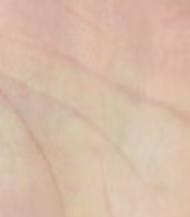
#> input picture aa.jpg, 190 x 217 px
$ python texture_extraction.py
#> lines starting #> are read from the running program, lines starting #| are printed output that depends on the picture; after the words box and inside, x2 and y2 are one past the last pixel; in counts of white or black regions, pixels touching at a corner belong together
import cv2
import numpy as np
import matplotlib.pyplot as plt

def extract_texture_improved(image, window_width=20, window_height=5, threshold_ratio=0.75):
    """
    改进的纹理提取算法

    改进点：
    1. 使用二维窗口（高度>1）减少噪声影响
    2. 使用局部对比度判断，而非单一像素
    3. 四方向扫描后进行形态学处理连接纹理

    Parameters:
    - image: 输入图像
    - window_width: 窗口宽度
    - window_height: 窗口高度
    - threshold_ratio: 阈值比例
    """
    if len(image.shape) == 3:
        gray = cv2.cvtColor(image, cv2.COLOR_BGR2GRAY)
    else:
        gray = image.copy()

    gray = gray.astype(np.float64)
    h, w = gray.shape

    def extract_horizontal(direction='left_to_right'):
        texture_map = np.zeros((h, w), dtype=np.float64)
        half_h = window_height // 2

        for row in range(half_h, h - half_h):
            if direction == 'left_to_right':
                col = 0
                while col < w - window_width:
                    window = gray[row - half_h:row + half_h + 1, col:col + window_width]
                    avg = np.mean(window)
                    next_col = col + window_width

                    if next_col < w:
                        center_val = gray[row, next_col]
                        if center_val < avg * threshold_ratio:
                            for dr in range(-half_h, half_h + 1):
                                if 0 <= row + dr < h and next_col < w:
                                    texture_map[row + dr, next_col] += 1
                            start = max(0, next_col - window_width // 2)
                            end = min(w, next_col + window_width // 2 + 1)
                            col = next_col + 1
                            continue
                    col += 1
            else:
                col = w - 1
                while col >= window_width:
                    window = gray[row - half_h:row + half_h + 1, col - window_width + 1:col + 1]
                    avg = np.mean(window)
                    prev_col = col - window_width

                    if prev_col >= 0:
                        center_val = gray[row, prev_col]
                        if center_val < avg * threshold_ratio:
                            for dr in range(-half_h, half_h + 1):
                                if 0 <= row + dr < h and prev_col >= 0:
                                    texture_map[row + dr, prev_col] += 1
                            col = prev_col - 1
                            continue
                    col -= 1

        return texture_map

    def extract_vertical(direction='top_to_bottom'):
        texture_map = np.zeros((h, w), dtype=np.float64)
        half_w = window_width // 2

        for col in range(half_w, w - half_w):
            if direction == 'top_to_bottom':
                row = 0
                while row < h - window_width:
                    window = gray[row:row + window_width, col - half_w:col + half_w + 1]
                    avg = np.mean(window)
                    next_row = row + window_width

                    if next_row < h:
                        center_val = gray[next_row, col]
                        if center_val < avg * threshold_ratio:
                            for dc in range(-half_w, half_w + 1):
                                if 0 <= col + dc < w and next_row < h:
                                    texture_map[next_row, col + dc] += 1
                            row = next_row + 1
                            continue
                    row += 1
            else:
                row = h - 1
                while row >= window_width:
                    window = gray[row - window_width + 1:row + 1, col - half_w:col + half_w + 1]
                    avg = np.mean(window)
                    prev_row = row - window_width

                    if prev_row >= 0:
                        center_val = gray[prev_row, col]
                        if center_val < avg * threshold_ratio:
                            for dc in range(-half_w, half_w + 1):
                                if 0 <= col + dc < w and prev_row >= 0:
                                    texture_map[prev_row, col + dc] += 1
                            row = prev_row - 1
                            continue
                    row -= 1

        return texture_map

    print("正在进行四方向纹理提取...")

    print("  处理方向: 从左到右")
    result_lr = extract_horizontal('left_to_right')
    print("  处理方向: 从右到左")
    result_rl = extract_horizontal('right_to_left')
    print("  处理方向: 从上到下")
    result_tb = extract_vertical('top_to_bottom')
    print("  处理方向: 从下到上")
    result_bt = extract_vertical('bottom_to_top')

    combined = result_lr + result_rl + result_tb + result_bt

    if combined.max() > 0:
        combined = combined / combined.max() * 255
    combined = combined.astype(np.uint8)

    return combined, {
        'left_to_right': (result_lr / result_lr.max() * 255).astype(np.uint8) if result_lr.max() > 0 else result_lr.astype(np.uint8),
        'right_to_left': (result_rl / result_rl.max() * 255).astype(np.uint8) if result_rl.max() > 0 else result_rl.astype(np.uint8),
        'top_to_bottom': (result_tb / result_tb.max() * 255).astype(np.uint8) if result_tb.max() > 0 else result_tb.astype(np.uint8),
        'bottom_to_top': (result_bt / result_bt.max() * 255).astype(np.uint8) if result_bt.max() > 0 else result_bt.astype(np.uint8)
    }


def extract_texture_local_contrast(image, block_size=15, k=0.5):
    """
    基于局部对比度的纹理提取

    原理：纹理区域通常具有较低的像素值和较高的局部对比度
    使用局部均值和局部标准差来检测纹理
    """
    if len(image.shape) == 3:
        gray = cv2.cvtColor(image, cv2.COLOR_BGR2GRAY)
    else:
        gray = image.copy()

    gray = gray.astype(np.float64)

    print("计算局部均值...")
    local_mean = cv2.blur(gray, (block_size, block_size))

    print("计算局部标准差...")
    local_mean_sq = cv2.blur(gray ** 2, (block_size, block_size))
    local_std = np.sqrt(np.maximum(local_mean_sq - local_mean ** 2, 0))

    print("检测纹理区域...")
    threshold = local_mean - k * local_std
    texture_map = (gray < threshold).astype(np.uint8) * 255

    return texture_map, local_mean, local_std


def extract_texture_morphology(image, kernel_size=5, iterations=2):
    """
    使用形态学方法提取纹理

    通过顶帽变换提取局部较暗的区域
    """
    if len(image.shape) == 3:
        gray = cv2.cvtColor(image, cv2.COLOR_BGR2GRAY)
    else:
        gray = image.copy()

    print("执行形态学顶帽变换...")
    kernel = cv2.getStructuringElement(cv2.MORPH_RECT, (kernel_size, kernel_size))

    tophat = cv2.morphologyEx(gray, cv2.MORPH_TOPHAT, kernel, iterations=iterations)
    blackhat = cv2.morphologyEx(gray, cv2.MORPH_BLACKHAT, kernel, iterations=iterations)

    texture_map = cv2.add(tophat, blackhat)

    _, binary = cv2.threshold(texture_map, 0, 255, cv2.THRESH_BINARY + cv2.THRESH_OTSU)

    return binary, tophat, blackhat


def extract_texture_combined(image):
    """
    综合方法：结合多种技术提取纹理
    """
    if len(image.shape) == 3:
        gray = cv2.cvtColor(image, cv2.COLOR_BGR2GRAY)
    else:
        gray = image.copy()

    print("方法1: 局部对比度法...")
    texture1, _, _ = extract_texture_local_contrast(gray, block_size=15, k=0.4)

    print("方法2: 形态学方法...")
    texture2, _, _ = extract_texture_morphology(gray, kernel_size=7, iterations=1)

    print("方法3: 改进的滑动窗口法...")
    texture3, _ = extract_texture_improved(gray, window_width=15, window_height=3, threshold_ratio=0.8)

    print("合并结果...")
    combined = cv2.addWeighted(texture1, 0.4, texture2, 0.3, 0)
    combined = cv2.addWeighted(combined, 0.7, texture3, 0.3, 0)

    print("后处理：形态学闭运算连接断裂纹理...")
    kernel = cv2.getStructuringElement(cv2.MORPH_ELLIPSE, (3, 3))
    combined = cv2.morphologyEx(combined, cv2.MORPH_CLOSE, kernel, iterations=1)

    print("后处理：去除小噪点...")
    combined = cv2.morphologyEx(combined, cv2.MORPH_OPEN, kernel, iterations=1)

    return combined, texture1, texture2, texture3


def visualize_results(original, final_result, intermediate_results):
    """
    可视化结果
    """
    plt.rcParams['font.sans-serif'] = ['SimHei']
    plt.rcParams['axes.unicode_minus'] = False

    plt.figure(figsize=(18, 12))

    plt.subplot(2, 3, 1)
    if len(original.shape) == 3:
        plt.imshow(cv2.cvtColor(original, cv2.COLOR_BGR2RGB))
    else:
        plt.imshow(original, cmap='gray')
    plt.title('原始图像')
    plt.axis('off')

    titles = ['局部对比度法', '形态学方法', '改进滑动窗口法']
    for i, (result, title) in enumerate(zip(intermediate_results, titles), start=2):
        plt.subplot(2, 3, i)
        plt.imshow(result, cmap='gray')
        plt.title(title)
        plt.axis('off')

    plt.subplot(2, 3, 5)
    plt.imshow(final_result, cmap='gray')
    plt.title('综合结果')
    plt.axis('off')

    if len(original.shape) == 3:
        overlay = cv2.cvtColor(original, cv2.COLOR_BGR2RGB).copy()
    else:
        overlay = cv2.cvtColor(original, cv2.COLOR_GRAY2RGB).copy()

    overlay[final_result > 50] = [255, 0, 0]

    plt.subplot(2, 3, 6)
    plt.imshow(overlay)
    plt.title('纹理叠加显示 (红色)')
    plt.axis('off')

    plt.tight_layout()
    plt.savefig('texture_extraction_improved.png', dpi=150, bbox_inches='tight')
    plt.show()
    print("\n结果已保存到 texture_extraction_improved.png")


if __name__ == '__main__':
    image_path = 'aa.jpg'
    print(f"读取图像: {image_path}")

    image = cv2.imread(image_path)
#> image is the input picture: shape (217, 190, 3); mean B, G, R 168.2, 187.8, 216.2
    if image is None:
        print(f"错误: 无法读取图像 {image_path}")
        exit(1)

    print(f"图像尺寸: {image.shape}")
#| 图像尺寸: (217, 190, 3)
    print("=" * 50)

    final_result, texture1, texture2, texture3 = extract_texture_combined(image)
#> in extract_texture_combined, `gray = cv2.cvtColor(image, cv2.COLOR_BGR2GRAY)`:
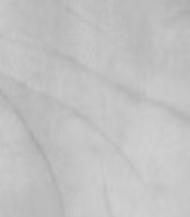
#> gray: shape (217, 190); min 169, max 209, mean 194
#> in extract_texture_local_contrast, `local_mean_sq = cv2.blur(gray ** 2, (block_size, block_size))`:
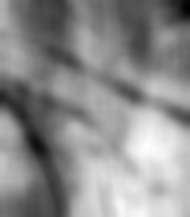
#> local_mean_sq: shape (217, 190) float64; min 31679.2, max 42551, mean 37682; drawn with min black and max white
#> in extract_texture_local_contrast, `local_std = np.sqrt(np.maximum(local_mean_sq - local_mean ** 2, 0))`:
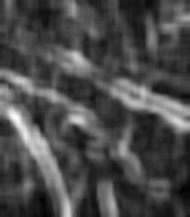
#> local_std: shape (217, 190) float64; min 0.353, max 7.31, mean 2.4; drawn with min black and max white
#> in extract_texture_local_contrast, `texture_map = (gray < threshold).astype(np.uint8) * 255`:
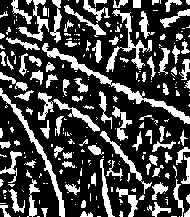
#> texture_map: shape (217, 190); 27.9% white; 265 white regions (167 under 20 px), largest, box (x1, y1, x2, y2) and area: (42, 43, 190, 124) 1027, (0, 88, 65, 217) 693, (106, 9, 152, 72) 577
#> in extract_texture_morphology, `texture_map = cv2.add(tophat, blackhat)`:
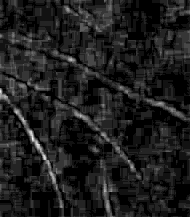
#> texture_map: shape (217, 190); min 0, max 14, mean 1.65; drawn with min black and max white
#> in extract_texture_morphology, `_, binary = cv2.threshold(texture_map, 0, 255, cv2.THRESH_BINARY + cv2..`: binary: shape (217, 190); 23% white; 235 white regions (181 under 20 px), largest, box (x1, y1, x2, y2) and area: (51, 88, 141, 180) 1152, (0, 88, 70, 217) 1111, (63, 0, 114, 36) 843
#> after the loop in extract_horizontal, `for row in range(half_h, h - half_h):`: texture_map: shape (217, 190) float64; every value is 0
#> in extract_texture_improved, `combined = combined.astype(np.uint8)`: combined: shape (217, 190); every value is 0
#> in extract_texture_combined, `combined = cv2.morphologyEx(combined, cv2.MORPH_OPEN, kernel, iteratio..`:
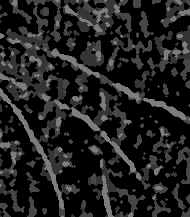
#> combined: shape (217, 190); min 0, max 125, mean 32

    cv2.imwrite('texture_final_improved.png', final_result)
    print("\n最终纹理结果已保存到 texture_final_improved.png")

    cv2.imwrite('texture_local_contrast.png', texture1)
    cv2.imwrite('texture_morphology.png', texture2)
    cv2.imwrite('texture_sliding_window.png', texture3)
    print("各方法纹理结果已保存")

    visualize_results(image, final_result, (texture1, texture2, texture3))
#> the loop in visualize_results, `for i, (result, title) in enumerate(zip(intermediate_results, titles),..` made 3 passes
#> title on passes 1 to 3: '局部对比度法', '形态学方法', '改进滑动窗口法'
#> in visualize_results, `overlay[final_result > 50] = [255, 0, 0]`:
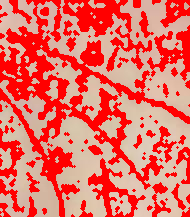
#> overlay: shape (217, 190, 3); mean R, G, B 232.9, 110.6, 99.1
